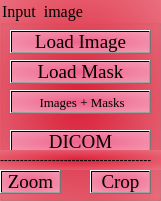
   <widget class="QGroupBox" name="groupBox_1">
    <property name="enabled">
     <bool>true</bool>
    </property>
    <property name="geometry">
     <rect>
      <x>0</x>
      <y>10</y>
      <width>161</width>
      <height>201</height>
     </rect>
    </property>
    <property name="font">
     <font>
      <family>Times New Roman</family>
      <pointsize>12</pointsize>
      <weight>9</weight>
      <italic>false</italic>
      <bold>false</bold>
     </font>
    </property>
    <property name="styleSheet">
     <string notr="true">background-color: qradialgradient(spread:pad, cx:0.495, cy:0.494318, radius:2, fx:0.489, fy:0.494318, stop:0 rgba(221, 32, 56, 255), stop:1 rgba(255, 255, 255, 255));color: rgb(0, 0, 0);font: 75 12pt &quot;Times New Roman&quot;;</string>
    </property>
    <property name="title">
     <string>Input  image </string>
    </property>
    <widget class="QPushButton" name="cropeimage_2">
     <property name="enabled">
      <bool>true</bool>
     </property>
     <property name="geometry">
      <rect>
       <x>0</x>
       <y>170</y>
       <width>61</width>
       <height>24</height>
      </rect>
     </property>
     <property name="font">
      <font>
       <family>Times New Roman</family>
       <pointsize>14</pointsize>
       <weight>9</weight>
       <italic>false</italic>
       <bold>false</bold>
      </font>
     </property>
     <property name="styleSheet">
      <string notr="true">color: rgb(0, 0, 0);background-color: qradialgradient(spread:pad, cx:0.5, cy:0.5, radius:2, fx:0.5, fy:0.5, stop:0 rgba(240, 101, 142, 237), stop:1 rgba(255, 255, 255, 255));
 font: 75 14pt &quot;Times New Roman&quot;; </string>
     </property>
     <property name="text">
      <string>Zoom</string>
     </property>
    </widget>
    <widget class="QPushButton" name="loadimage">
     <property name="enabled">
      <bool>true</bool>
     </property>
     <property name="geometry">
      <rect>
       <x>10</x>
       <y>30</y>
       <width>141</width>
       <height>24</height>
      </rect>
     </property>
     <property name="font">
      <font>
       <family>Times New Roman</family>
       <pointsize>14</pointsize>
       <weight>9</weight>
       <italic>false</italic>
       <bold>false</bold>
      </font>
     </property>
     <property name="styleSheet">
      <string notr="true">color: rgb(0, 0, 0);background-color: qradialgradient(spread:pad, cx:0.5, cy:0.5, radius:2, fx:0.5, fy:0.5, stop:0 rgba(240, 101, 142, 237), stop:1 rgba(255, 255, 255, 255));
 font: 75 14pt &quot;Times New Roman&quot;; </string>
     </property>
     <property name="text">
      <string>Load Image</string>
     </property>
    </widget>
    <widget class="QPushButton" name="DICOM_input">
     <property name="enabled">
      <bool>true</bool>
     </property>
     <property name="geometry">
      <rect>
       <x>10</x>
       <y>130</y>
       <width>141</width>
       <height>24</height>
      </rect>
     </property>
     <property name="font">
      <font>
       <family>Times New Roman</family>
       <pointsize>14</pointsize>
       <weight>9</weight>
       <italic>false</italic>
       <bold>false</bold>
      </font>
     </property>
     <property name="styleSheet">
      <string notr="true">color: rgb(0, 0, 0);background-color: qradialgradient(spread:pad, cx:0.5, cy:0.5, radius:2, fx:0.5, fy:0.5, stop:0 rgba(240, 101, 142, 237), stop:1 rgba(255, 255, 255, 255));
 font: 75 14pt &quot;Times New Roman&quot;; </string>
     </property>
     <property name="text">
      <string>DICOM</string>
     </property>
    </widget>
    <widget class="QLabel" name="label">
     <property name="geometry">
      <rect>
       <x>0</x>
       <y>150</y>
       <width>161</width>
       <height>20</height>
      </rect>
     </property>
     <property name="text">
      <string>--------------------------------------</string>
     </property>
    </widget>
    <widget class="QPushButton" name="cropeimage">
     <property name="enabled">
      <bool>true</bool>
     </property>
     <property name="geometry">
      <rect>
       <x>90</x>
       <y>170</y>
       <width>61</width>
       <height>24</height>
      </rect>
     </property>
     <property name="font">
      <font>
       <family>Times New Roman</family>
       <pointsize>14</pointsize>
       <weight>9</weight>
       <italic>false</italic>
       <bold>false</bold>
      </font>
     </property>
     <property name="styleSheet">
      <string notr="true">color: rgb(0, 0, 0);background-color: qradialgradient(spread:pad, cx:0.5, cy:0.5, radius:2, fx:0.5, fy:0.5, stop:0 rgba(240, 101, 142, 237), stop:1 rgba(255, 255, 255, 255));
 font: 75 14pt &quot;Times New Roman&quot;; </string>
     </property>
     <property name="text">
      <string>Crop</string>
     </property>
    </widget>
    <widget class="QPushButton" name="load_mask">
     <property name="enabled">
      <bool>true</bool>
     </property>
     <property name="geometry">
      <rect>
       <x>10</x>
       <y>60</y>
       <width>141</width>
       <height>24</height>
      </rect>
     </property>
     <property name="font">
      <font>
       <family>Times New Roman</family>
       <pointsize>14</pointsize>
       <weight>9</weight>
       <italic>false</italic>
       <bold>false</bold>
      </font>
     </property>
     <property name="styleSheet">
      <string notr="true">color: rgb(0, 0, 0);background-color: qradialgradient(spread:pad, cx:0.5, cy:0.5, radius:2, fx:0.5, fy:0.5, stop:0 rgba(240, 101, 142, 237), stop:1 rgba(255, 255, 255, 255));
 font: 75 14pt &quot;Times New Roman&quot;; </string>
     </property>
     <property name="text">
      <string>Load Mask</string>
     </property>
    </widget>
    <widget class="QPushButton" name="loadimage_2">
     <property name="enabled">
      <bool>true</bool>
     </property>
     <property name="geometry">
      <rect>
       <x>10</x>
       <y>90</y>
       <width>141</width>
       <height>24</height>
      </rect>
     </property>
     <property name="font">
      <font>
       <family>Times New Roman</family>
       <pointsize>10</pointsize>
       <weight>9</weight>
       <italic>false</italic>
       <bold>false</bold>
      </font>
     </property>
     <property name="styleSheet">
      <string notr="true">color: rgb(0, 0, 0);background-color: qradialgradient(spread:pad, cx:0.5, cy:0.5, radius:2, fx:0.5, fy:0.5, stop:0 rgba(240, 101, 142, 237), stop:1 rgba(255, 255, 255, 255));
 font: 75 10pt &quot;Times New Roman&quot;; </string>
     </property>
     <property name="text">
      <string> Images + Masks</string>
     </property>
    </widget>
   </widget>
